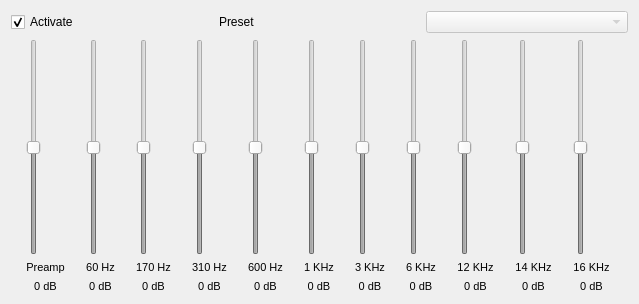
<?xml version="1.0" encoding="UTF-8"?>
<ui version="4.0">
 <class>EqualizerDialog</class>
 <widget class="QDialog" name="EqualizerDialog">
  <property name="geometry">
   <rect>
    <x>0</x>
    <y>0</y>
    <width>639</width>
    <height>304</height>
   </rect>
  </property>
  <property name="windowTitle">
   <string>Equalizer</string>
  </property>
  <layout class="QVBoxLayout" name="verticalLayout_2">
   <item>
    <layout class="QHBoxLayout" name="horizontalLayout">
     <item>
      <widget class="QCheckBox" name="toggleEqualizer">
       <property name="text">
        <string>Activate</string>
       </property>
       <property name="checked">
        <bool>true</bool>
       </property>
      </widget>
     </item>
     <item>
      <widget class="QLabel" name="labelPreset">
       <property name="text">
        <string>Preset</string>
       </property>
      </widget>
     </item>
     <item>
      <widget class="QComboBox" name="presetComboBox">
       <property name="enabled">
        <bool>false</bool>
       </property>
      </widget>
     </item>
    </layout>
   </item>
   <item>
    <layout class="QGridLayout" name="gridLayout">
     <item row="0" column="0">
      <widget class="QSlider" name="preamp">
       <property name="enabled">
        <bool>false</bool>
       </property>
       <property name="minimum">
        <number>-20</number>
       </property>
       <property name="maximum">
        <number>20</number>
       </property>
       <property name="orientation">
        <enum>Qt::Vertical</enum>
       </property>
      </widget>
     </item>
     <item row="0" column="1">
      <widget class="QSlider" name="firstBand">
       <property name="enabled">
        <bool>false</bool>
       </property>
       <property name="minimum">
        <number>-20</number>
       </property>
       <property name="maximum">
        <number>20</number>
       </property>
       <property name="orientation">
        <enum>Qt::Vertical</enum>
       </property>
      </widget>
     </item>
     <item row="0" column="3">
      <widget class="QSlider" name="thirdBand">
       <property name="enabled">
        <bool>false</bool>
       </property>
       <property name="minimum">
        <number>-20</number>
       </property>
       <property name="maximum">
        <number>20</number>
       </property>
       <property name="orientation">
        <enum>Qt::Vertical</enum>
       </property>
      </widget>
     </item>
     <item row="0" column="7">
      <widget class="QSlider" name="seventhBand">
       <property name="enabled">
        <bool>false</bool>
       </property>
       <property name="minimum">
        <number>-20</number>
       </property>
       <property name="maximum">
        <number>20</number>
       </property>
       <property name="orientation">
        <enum>Qt::Vertical</enum>
       </property>
      </widget>
     </item>
     <item row="0" column="10">
      <widget class="QSlider" name="tenthBand">
       <property name="enabled">
        <bool>false</bool>
       </property>
       <property name="minimum">
        <number>-20</number>
       </property>
       <property name="maximum">
        <number>20</number>
       </property>
       <property name="orientation">
        <enum>Qt::Vertical</enum>
       </property>
      </widget>
     </item>
     <item row="1" column="0">
      <widget class="QLabel" name="label_preamp">
       <property name="font">
        <font>
         <pointsize>8</pointsize>
        </font>
       </property>
       <property name="text">
        <string>Preamp</string>
       </property>
       <property name="alignment">
        <set>Qt::AlignCenter</set>
       </property>
      </widget>
     </item>
     <item row="0" column="8">
      <widget class="QSlider" name="eighthBand">
       <property name="enabled">
        <bool>false</bool>
       </property>
       <property name="minimum">
        <number>-20</number>
       </property>
       <property name="maximum">
        <number>20</number>
       </property>
       <property name="orientation">
        <enum>Qt::Vertical</enum>
       </property>
      </widget>
     </item>
     <item row="0" column="6">
      <widget class="QSlider" name="sixthBand">
       <property name="enabled">
        <bool>false</bool>
       </property>
       <property name="minimum">
        <number>-20</number>
       </property>
       <property name="maximum">
        <number>20</number>
       </property>
       <property name="orientation">
        <enum>Qt::Vertical</enum>
       </property>
      </widget>
     </item>
     <item row="0" column="5">
      <widget class="QSlider" name="fifthBand">
       <property name="enabled">
        <bool>false</bool>
       </property>
       <property name="minimum">
        <number>-20</number>
       </property>
       <property name="maximum">
        <number>20</number>
       </property>
       <property name="orientation">
        <enum>Qt::Vertical</enum>
       </property>
      </widget>
     </item>
     <item row="0" column="4">
      <widget class="QSlider" name="fourthBand">
       <property name="enabled">
        <bool>false</bool>
       </property>
       <property name="minimum">
        <number>-20</number>
       </property>
       <property name="maximum">
        <number>20</number>
       </property>
       <property name="orientation">
        <enum>Qt::Vertical</enum>
       </property>
      </widget>
     </item>
     <item row="0" column="9">
      <widget class="QSlider" name="ninethBand">
       <property name="enabled">
        <bool>false</bool>
       </property>
       <property name="minimum">
        <number>-20</number>
       </property>
       <property name="maximum">
        <number>20</number>
       </property>
       <property name="orientation">
        <enum>Qt::Vertical</enum>
       </property>
      </widget>
     </item>
     <item row="0" column="2">
      <widget class="QSlider" name="secondBand">
       <property name="enabled">
        <bool>false</bool>
       </property>
       <property name="minimum">
        <number>-20</number>
       </property>
       <property name="maximum">
        <number>20</number>
       </property>
       <property name="orientation">
        <enum>Qt::Vertical</enum>
       </property>
      </widget>
     </item>
     <item row="2" column="0">
      <widget class="QLabel" name="preampLabel">
       <property name="font">
        <font>
         <pointsize>8</pointsize>
        </font>
       </property>
       <property name="text">
        <string>0 dB</string>
       </property>
       <property name="alignment">
        <set>Qt::AlignCenter</set>
       </property>
      </widget>
     </item>
     <item row="2" column="1">
      <widget class="QLabel" name="firstBandLabel">
       <property name="font">
        <font>
         <pointsize>8</pointsize>
        </font>
       </property>
       <property name="text">
        <string>0 dB</string>
       </property>
       <property name="alignment">
        <set>Qt::AlignCenter</set>
       </property>
      </widget>
     </item>
     <item row="1" column="1">
      <widget class="QLabel" name="label_band_1">
       <property name="font">
        <font>
         <pointsize>8</pointsize>
        </font>
       </property>
       <property name="text">
        <string>60 Hz</string>
       </property>
       <property name="alignment">
        <set>Qt::AlignCenter</set>
       </property>
      </widget>
     </item>
     <item row="1" column="2">
      <widget class="QLabel" name="label_band_2">
       <property name="font">
        <font>
         <pointsize>8</pointsize>
        </font>
       </property>
       <property name="text">
        <string>170 Hz</string>
       </property>
       <property name="alignment">
        <set>Qt::AlignCenter</set>
       </property>
      </widget>
     </item>
     <item row="1" column="3">
      <widget class="QLabel" name="label_band_3">
       <property name="font">
        <font>
         <pointsize>8</pointsize>
        </font>
       </property>
       <property name="text">
        <string>310 Hz</string>
       </property>
       <property name="alignment">
        <set>Qt::AlignCenter</set>
       </property>
      </widget>
     </item>
     <item row="1" column="4">
      <widget class="QLabel" name="label_band_4">
       <property name="font">
        <font>
         <pointsize>8</pointsize>
        </font>
       </property>
       <property name="text">
        <string>600 Hz</string>
       </property>
       <property name="alignment">
        <set>Qt::AlignCenter</set>
       </property>
      </widget>
     </item>
     <item row="1" column="5">
      <widget class="QLabel" name="label_band_5">
       <property name="font">
        <font>
         <pointsize>8</pointsize>
        </font>
       </property>
       <property name="text">
        <string>1 KHz</string>
       </property>
       <property name="alignment">
        <set>Qt::AlignCenter</set>
       </property>
      </widget>
     </item>
     <item row="1" column="6">
      <widget class="QLabel" name="label_band_6">
       <property name="font">
        <font>
         <pointsize>8</pointsize>
        </font>
       </property>
       <property name="text">
        <string>3 KHz</string>
       </property>
       <property name="alignment">
        <set>Qt::AlignCenter</set>
       </property>
      </widget>
     </item>
     <item row="1" column="7">
      <widget class="QLabel" name="label_band_7">
       <property name="font">
        <font>
         <pointsize>8</pointsize>
        </font>
       </property>
       <property name="text">
        <string>6 KHz</string>
       </property>
       <property name="alignment">
        <set>Qt::AlignCenter</set>
       </property>
      </widget>
     </item>
     <item row="1" column="8">
      <widget class="QLabel" name="label_band_8">
       <property name="font">
        <font>
         <pointsize>8</pointsize>
        </font>
       </property>
       <property name="text">
        <string>12 KHz</string>
       </property>
       <property name="alignment">
        <set>Qt::AlignCenter</set>
       </property>
      </widget>
     </item>
     <item row="1" column="9">
      <widget class="QLabel" name="label_band_9">
       <property name="font">
        <font>
         <pointsize>8</pointsize>
        </font>
       </property>
       <property name="text">
        <string>14 KHz</string>
       </property>
       <property name="alignment">
        <set>Qt::AlignCenter</set>
       </property>
      </widget>
     </item>
     <item row="1" column="10">
      <widget class="QLabel" name="label_band_10">
       <property name="font">
        <font>
         <pointsize>8</pointsize>
        </font>
       </property>
       <property name="text">
        <string>16 KHz</string>
       </property>
       <property name="alignment">
        <set>Qt::AlignCenter</set>
       </property>
      </widget>
     </item>
     <item row="2" column="2">
      <widget class="QLabel" name="secondBandLabel">
       <property name="font">
        <font>
         <pointsize>8</pointsize>
        </font>
       </property>
       <property name="text">
        <string>0 dB</string>
       </property>
       <property name="alignment">
        <set>Qt::AlignCenter</set>
       </property>
      </widget>
     </item>
     <item row="2" column="3">
      <widget class="QLabel" name="thirdBandLabel">
       <property name="font">
        <font>
         <pointsize>8</pointsize>
        </font>
       </property>
       <property name="text">
        <string>0 dB</string>
       </property>
       <property name="alignment">
        <set>Qt::AlignCenter</set>
       </property>
      </widget>
     </item>
     <item row="2" column="4">
      <widget class="QLabel" name="fourthBandLabel">
       <property name="font">
        <font>
         <pointsize>8</pointsize>
        </font>
       </property>
       <property name="text">
        <string>0 dB</string>
       </property>
       <property name="alignment">
        <set>Qt::AlignCenter</set>
       </property>
      </widget>
     </item>
     <item row="2" column="5">
      <widget class="QLabel" name="fifthBandLabel">
       <property name="font">
        <font>
         <pointsize>8</pointsize>
        </font>
       </property>
       <property name="text">
        <string>0 dB</string>
       </property>
       <property name="alignment">
        <set>Qt::AlignCenter</set>
       </property>
      </widget>
     </item>
     <item row="2" column="6">
      <widget class="QLabel" name="sixthBandLabel">
       <property name="font">
        <font>
         <pointsize>8</pointsize>
        </font>
       </property>
       <property name="text">
        <string>0 dB</string>
       </property>
       <property name="alignment">
        <set>Qt::AlignCenter</set>
       </property>
      </widget>
     </item>
     <item row="2" column="7">
      <widget class="QLabel" name="seventhBandLabel">
       <property name="font">
        <font>
         <pointsize>8</pointsize>
        </font>
       </property>
       <property name="text">
        <string>0 dB</string>
       </property>
       <property name="alignment">
        <set>Qt::AlignCenter</set>
       </property>
      </widget>
     </item>
     <item row="2" column="8">
      <widget class="QLabel" name="eighthBandLabel">
       <property name="font">
        <font>
         <pointsize>8</pointsize>
        </font>
       </property>
       <property name="text">
        <string>0 dB</string>
       </property>
       <property name="alignment">
        <set>Qt::AlignCenter</set>
       </property>
      </widget>
     </item>
     <item row="2" column="9">
      <widget class="QLabel" name="ninethBandLabel">
       <property name="font">
        <font>
         <pointsize>8</pointsize>
        </font>
       </property>
       <property name="text">
        <string>0 dB</string>
       </property>
       <property name="alignment">
        <set>Qt::AlignCenter</set>
       </property>
      </widget>
     </item>
     <item row="2" column="10">
      <widget class="QLabel" name="tenthBandLabel">
       <property name="font">
        <font>
         <pointsize>8</pointsize>
        </font>
       </property>
       <property name="text">
        <string>0 dB</string>
       </property>
       <property name="alignment">
        <set>Qt::AlignCenter</set>
       </property>
      </widget>
     </item>
    </layout>
   </item>
  </layout>
 </widget>
 <resources/>
 <connections/>
</ui>
